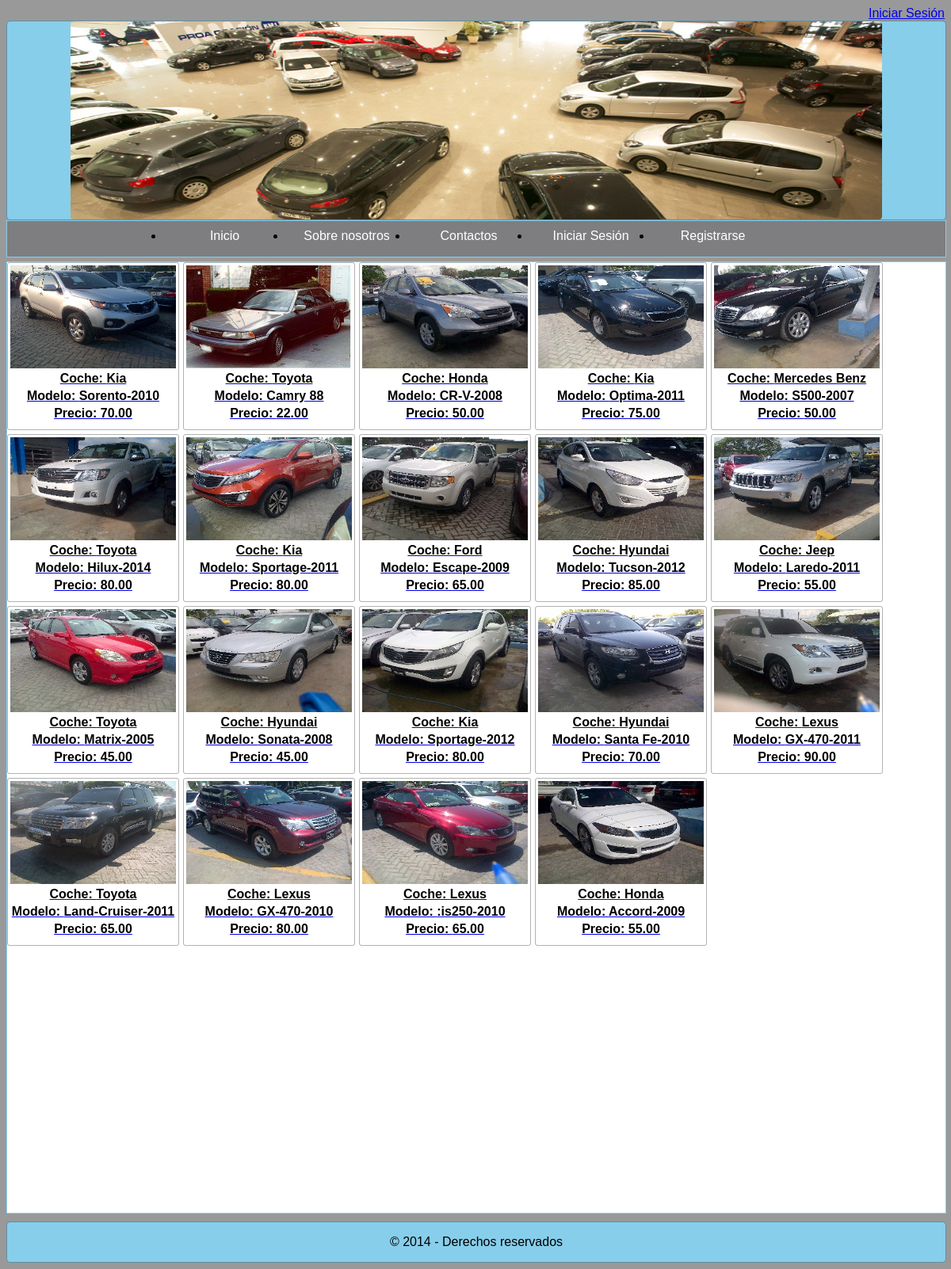
The page / on the database its author committed.
### tables this page shows
CREATE TABLE `producto` (
  `id_producto` int(11) NOT NULL AUTO_INCREMENT,
  `marca` varchar(60) NOT NULL,
  `modelo` varchar(60) NOT NULL,
  `foto` varchar(250) NOT NULL,
  `precio` decimal(10,2) NOT NULL,
  `disponibilidad` tinyint(1) NOT NULL,
  `descripcion` varchar(150) NOT NULL,
  PRIMARY KEY (`id_producto`),
  UNIQUE KEY `modelo` (`modelo`)
);

### index.php (the view, shortened to what this page needs)
<?php
	require("lib/conexion_db.php");
?>
<html>
	<head>
	</head>
	<body>
		<?php
			include("lib/nav.php");
		?>
		<section>
			<?php
				$query = "SELECT id_producto, marca, modelo, precio, foto FROM producto";
				$resultado = mysqli_query($conexion, $query);
				while ($row = mysqli_fetch_array($resultado))
				{
				echo "<div id='divcoches'>
						<a href = 'detalles_coche.php?coche=$row[id_producto]'>
						<table>
							<tr><td><img src = '$row[foto]'><td></tr>
							<tr><th>Coche: $row[marca]</th></tr>
							<tr><th>Modelo: $row[modelo]</th></tr>
							<tr><th>Precio: $row[precio]</th></tr>
						</table>
						</a>
					  </div>";
				}
			?>
		</section>
		<footer>
			<p>&copy; 2014 - Derechos reservados</p>
		</footer>
	</body>
</html>

### lib/boton_logout.php (shortened to what this page needs)
<?php
	$usuario = null;
	$mensaje_boton = "Iniciar Sesión";
	$pag = "login.php";
	echo "
		<div style = 'text-align: right;'>$usuario<a href = '$pag'>$mensaje_boton</a></div>
	";
?>

### lib/nav.php
<?php
	require("lib/boton_logout.php");
	echo "
	<head>
		<link rel = 'stylesheet' href = 'styles/estilo.css'>
	</head>
	<header>
		<img id='idbanner' src='images/banner/banner.jpg' alt='banner' title = 'banner'>
	</header>
	<nav>
	<center>
		<ul class = 'nav'>
			<li><a href = 'index.php'>Inicio</a></li>
			<li><a href = 'sobre_nosotros.php'>Sobre nosotros</a></li>
			<li><a href = 'contactos.php'>Contactos</a></li>
			<li><a href = '$pag'>$mensaje_boton</a></li>
			<li><a href = 'formulario_registro_cliente.php'>Registrarse</a></li>
		</ul>
		</center>
	</nav>";
?>

### styles/estilo.css (style rules this page uses)
body { background-color: rgba(0,0,0,0.4); font-family: arial; }
header { text-align: center; background-color: skyblue; border: 1px solid rgba(0,0,0,0.3); border-radius: 5px; height: 250px; width: 100%; }
footer { text-align: center; background-color: skyblue; border: 1px solid rgba(0,0,0,0.3); border-radius: 5px; height: 50px; width: 100%; }
nav { background-color: #7E7E81; border: 1px solid skyblue; position: relative; width: 100%; height: 45px; }
#idbanner { border-radius: 4px; width: 1024px; height: 250px; }
img { width: 209px; height: 130px; }
#divcoches { border: 1px solid rgba(0,0,0,0.3); border-radius: 3px; margin-right: 5px; margin-bottom: 5px; display: inline-block; width: 215px; height: 210px; }
section { margin-top: 5px; background-color: white; border: 1px solid skyblue; height: 1200px; width: 100%; margin-bottom: 10px; }
footer { clear: both; }
.nav { background-color: #7E7E81; height: 35px; bottom: 13px; width: 70%; position: relative; margin-bottom: 20px; }
.nav li a { background: #7E7E81; color: #fff; text-decoration: none; padding: 7px 12px; display: block; width: 130px; }
.nav > li { float: left; }

### rows shown on the page
producto: foto (picture), marca "Kia", modelo "Sorento-2010", precio "70.00"
producto: foto (picture), marca "Toyota", modelo "Camry 88", precio "22.00"
producto: foto (picture), marca "Honda", modelo "CR-V-2008", precio "50.00"
producto: foto (picture), marca "Kia", modelo "Optima-2011", precio "75.00"
producto: foto (picture), marca "Mercedes Benz", modelo "S500-2007", precio "50.00"
producto: foto (picture), marca "Toyota", modelo "Hilux-2014", precio "80.00"
producto: foto (picture), marca "Kia", modelo "Sportage-2011", precio "80.00"
producto: foto (picture), marca "Ford", modelo "Escape-2009", precio "65.00"
producto: foto (picture), marca "Hyundai", modelo "Tucson-2012", precio "85.00"
producto: foto (picture), marca "Jeep", modelo "Laredo-2011", precio "55.00"
producto: foto (picture), marca "Toyota", modelo "Matrix-2005", precio "45.00"
producto: foto (picture), marca "Hyundai", modelo "Sonata-2008", precio "45.00"
producto: foto (picture), marca "Kia", modelo "Sportage-2012", precio "80.00"
producto: foto (picture), marca "Hyundai", modelo "Santa Fe-2010", precio "70.00"
producto: foto (picture), marca "Lexus", modelo "GX-470-2011", precio "90.00"
producto: foto (picture), marca "Toyota", modelo "Land-Cruiser-2011", precio "65.00"
producto: foto (picture), marca "Lexus", modelo "GX-470-2010", precio "80.00"
producto: foto (picture), marca "Lexus", modelo ":is250-2010", precio "65.00"
producto: foto (picture), marca "Honda", modelo "Accord-2009", precio "55.00"

### other values the page prints
$mensaje_boton "Iniciar Sesión"
